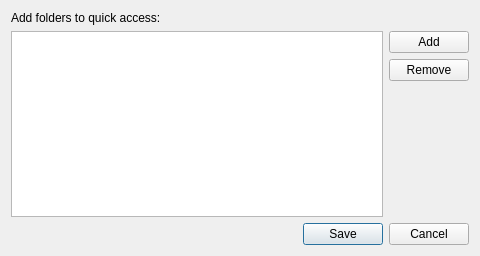
<?xml version="1.0" encoding="UTF-8"?>
<ui version="4.0">
 <class>libraryDialog</class>
 <widget class="QDialog" name="libraryDialog">
  <property name="geometry">
   <rect>
    <x>0</x>
    <y>0</y>
    <width>480</width>
    <height>256</height>
   </rect>
  </property>
  <property name="windowTitle">
   <string>Quick access</string>
  </property>
  <layout class="QGridLayout" name="gridLayout">
   <item row="0" column="0">
    <widget class="QLabel" name="label">
     <property name="text">
      <string>Add folders to quick access:</string>
     </property>
    </widget>
   </item>
   <item row="1" column="0">
    <widget class="QListWidget" name="folderList"/>
   </item>
   <item row="1" column="1">
    <layout class="QVBoxLayout" name="verticalLayout">
     <item>
      <widget class="QPushButton" name="addBtn">
       <property name="text">
        <string>Add</string>
       </property>
      </widget>
     </item>
     <item>
      <widget class="QPushButton" name="removeBtn">
       <property name="text">
        <string>Remove</string>
       </property>
      </widget>
     </item>
     <item>
      <spacer name="verticalSpacer">
       <property name="orientation">
        <enum>Qt::Vertical</enum>
       </property>
       <property name="sizeHint" stdset="0">
        <size>
         <width>20</width>
         <height>40</height>
        </size>
       </property>
      </spacer>
     </item>
    </layout>
   </item>
   <item row="2" column="0" colspan="2">
    <widget class="QDialogButtonBox" name="buttonBox">
     <property name="orientation">
      <enum>Qt::Horizontal</enum>
     </property>
     <property name="standardButtons">
      <set>QDialogButtonBox::Cancel|QDialogButtonBox::Save</set>
     </property>
    </widget>
   </item>
  </layout>
 </widget>
 <resources/>
 <connections>
  <connection>
   <sender>buttonBox</sender>
   <signal>accepted()</signal>
   <receiver>libraryDialog</receiver>
   <slot>accept()</slot>
   <hints>
    <hint type="sourcelabel">
     <x>248</x>
     <y>254</y>
    </hint>
    <hint type="destinationlabel">
     <x>157</x>
     <y>274</y>
    </hint>
   </hints>
  </connection>
  <connection>
   <sender>buttonBox</sender>
   <signal>rejected()</signal>
   <receiver>libraryDialog</receiver>
   <slot>reject()</slot>
   <hints>
    <hint type="sourcelabel">
     <x>316</x>
     <y>260</y>
    </hint>
    <hint type="destinationlabel">
     <x>286</x>
     <y>274</y>
    </hint>
   </hints>
  </connection>
 </connections>
</ui>
